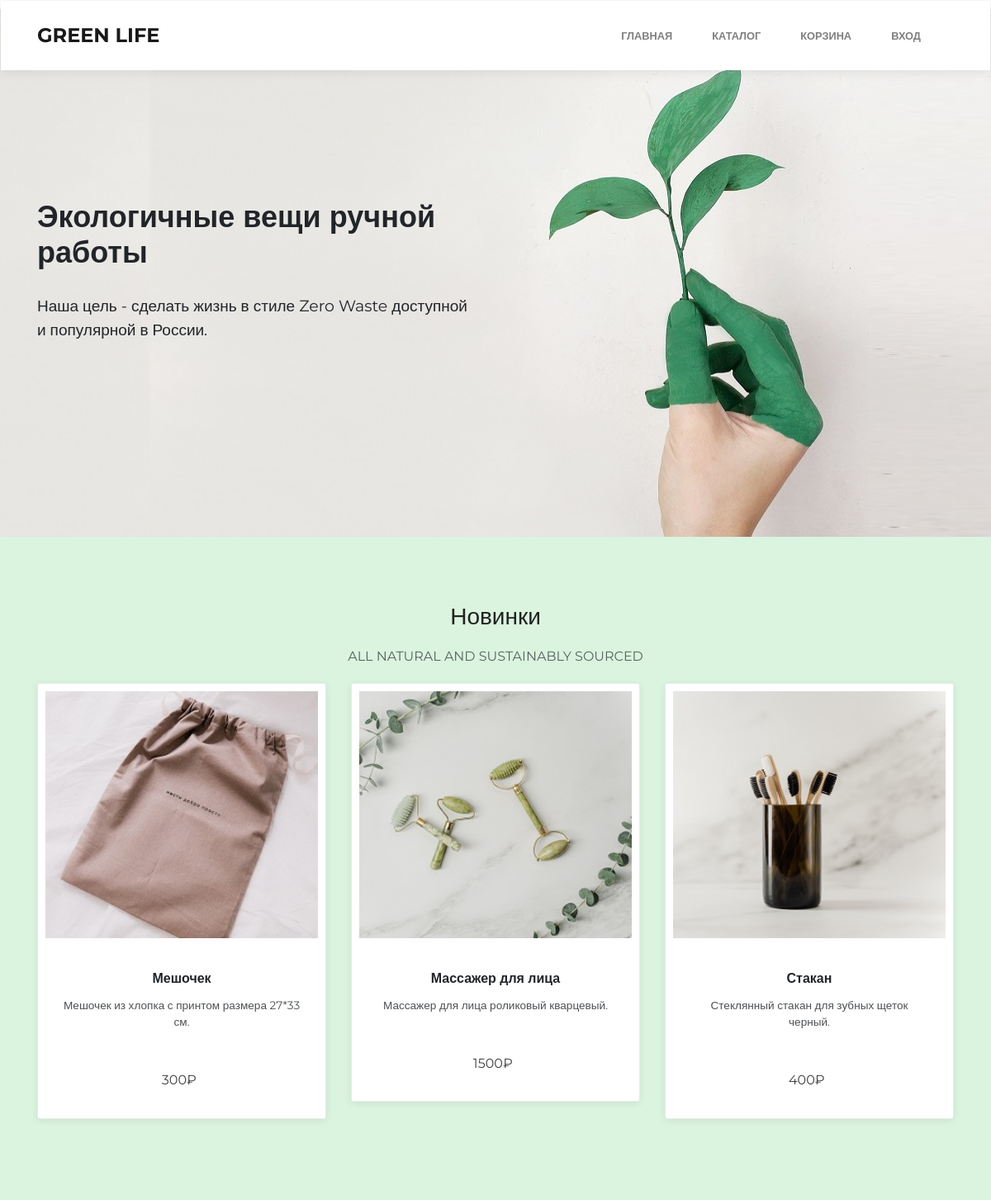
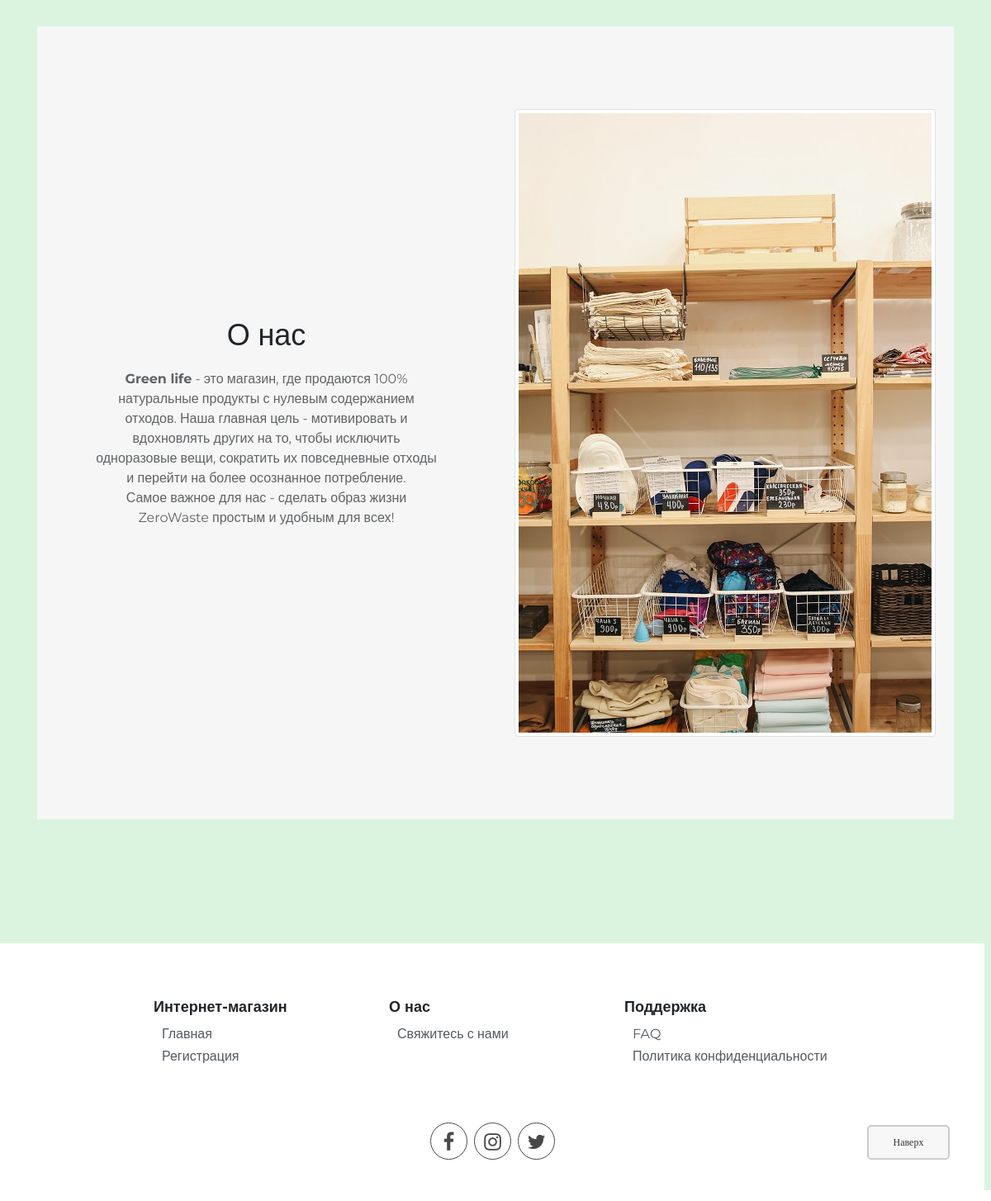
The page / on the database its author committed (2 pictures, top to bottom).
### tables this page shows
CREATE TABLE `new` (
  `id` int(11) NOT NULL,
  `title` varchar(255) NOT NULL,
  `image` varchar(255) NOT NULL,
  `price` int(11) NOT NULL,
  `description` varchar(255) NOT NULL
);

### index.php (the view, shortened to what this page needs)
<?php
include "databases.php";
$result = mysqli_query($link,"SELECT * FROM `new`");
while ($products = mysqli_fetch_assoc($result))
{
  $new[] = $products;
}
?>
<!DOCTYPE html>
<html>
<head>
    <link rel="stylesheet" href="assets/bootstrap/css/bootstrap.min.css">
    <link rel="stylesheet" href="assets/fonts/font-awesome.min.css">
    <link rel="stylesheet" href="assets/fonts/simple-line-icons.min.css">
    <link rel="stylesheet" href="https://cdnjs.cloudflare.com/ajax/libs/baguettebox.js/1.10.0/baguetteBox.min.css">
    <link rel="stylesheet" href="assets/css/styles.min.css">
</head>
<body>
    <nav class="navbar navbar-light navbar-expand-lg fixed-top bg-white clean-navbar" style="margin: 1px;margin-bottom: 2px;">
        <div class="container"><a class="navbar-brand logo" href="index.php"><strong>GREEN LIFE</strong></a>
            <div
                class="collapse navbar-collapse" id="navcol-1" style="margin-right: -0;">
                <ul class="nav navbar-nav ml-auto">
                    <li class="nav-item" role="presentation"><a class="nav-link" href="index.php">Главная</a></li>
                    <li class="nav-item" role="presentation"><a class="nav-link" href="catalog.php">Каталог</a></li>
                    <li class="nav-item" role="presentation"><a class="nav-link" href="cart.php">Корзина
                    <li class="nav-item" role="presentation"><a class="nav-link" href="login.php">Вход</a></li>
                </ul>
        </div>
        </div>
    </nav>
    <div class="but"><a href="#" title="Вернуться к началу" class="topbutton" style="text-decoration: none;">Наверх</a></div>
    <main class="page landing-page" style="background-image: url(assets/img/scenery/image1.jpg);margin-top: 11px;">
        <section class="clean-block clean-info dark" style="background-color: #f1f0ee;background-image:
        url(assets/img/12.png);font-size:
        19px;background-position: top;padding-bottom: 267px;background-size: auto;background-repeat: no-repeat;">
            <div class="container">
                <div class="block-heading" style="height: 0;"></div>
                <div class="row align-items-center" style="margin-right: -18px;margin-bottom: -47px;">
                    <div class="col" style="margin-top: 100px;">
                        <h3 class="text-left" style="margin-top: 50px; margin-bottom: 30px;"><strong>Экологичные вещи
                            ручной работы</strong></h3>
                        <p>Наша цель - сделать жизнь в стиле Zero Waste доступной<br>и популярной в России.<br></p>
                    </div>
                </div>
            </div>
        </section>
        <section class="clean-block features" style="background-color: #daf4df;">
            <div class="container">
                <div class="block-heading">
                    <h3 style="color: #222;">Новинки<br></h3>
                    <p style="margin-bottom: 20px;">ALL NATURAL AND SUSTAINABLY SOURCED<br></p>
                </div>
                <div class="row justify-content-center">
                  <?php
                    foreach ($new as $products)
                    {
                        ?>
                    <div class="col-sm-6 col-lg-4">
                        <div class="card clean-card text-center">
                        <img class="card-img-top w-100 d-block"src="assets/img/<?php echo $products['image'] ?>" style="padding: 9px;">
                            <div class="card-body info">
                                <h4 class="card-title"><?php echo $products['title'] ?></h4>
                                <p class="card-text"><?php echo $products['description'] ?><br></p>
                                <div class="icons"><a href="#">
                                <span style="color: black;"><br><?php echo $products['price'] ?>₽<br></span></a>
                                </div>
                            </div>
                        </div>
                    </div>
                              <?php
                                    }
                                    ?>
                </div>
            </div>
            <div class="container">
                <div class="block-heading">
                    <section class="clean-block clean-info dark" style="padding: -1px;margin-bottom: 150px; margin-top: 50px; padding-top: 100px;">
                        <div class="container">
                            <div class="row align-items-center" >
                                <div class="col-md-6">
                                    <h3>О нас<br></h3>
                                    <div class="getting-started-info">
                                        <p><br><b>Green life</b> - это магазин, где продаются 100% натуральные продукты с нулевым содержанием отходов. Наша главная цель - мотивировать и вдохновлять других на то, чтобы исключить одноразовые вещи, сократить их повседневные отходы и перейти на более осознанное потребление.<br>Самое важное для нас - сделать образ жизни ZeroWaste простым и удобным для всех!<br></p>
                                    </div>
                                </div>
                                <div class="col-md-6"><img class="img-thumbnail" src="assets/img/picture_4.jpg"></div>
                            </div>
                        </div>
                    </section>
                </div>
            </div>
            <footer class="page-footer" style="padding-top: 37px;padding-bottom: -61px;padding-left:
            5px;margin-right: 8px;margin-bottom: -113px;">
                <div class="container">
                    <div class="row" style=" justify-content: center">
                        <div class="col-sm-3">
                            <h5>Интернет-магазин</h5>
                            <ul>
                                <li><a href="index.php">Главная</a></li>
                                <li><a href="login.php">Регистрация</a></li>
                            </ul>
                        </div>
                        <div class="col-sm-3">
                            <h5>О нас</h5>
                            <ul>
                                <li><a href="contact.php">Свяжитесь с нами</a></li>
                            </ul>
                        </div>
                        <div class="col-sm-3">
                            <h5>Поддержка</h5>
                            <ul>
                                <li><a href="https://zerowastestore.com/pages/faqs" target="_blank">FAQ</a></li>
                                <li><a href="https://zerowastestore.com/pages/privacy-policy" target="_blank">Политика конфиденциальности</a></li>
                            </ul>
                        </div>
                    </div>
                </div>
                <div class="clean-block add-on social-icons">
                    <div class="icons">
                    <a href="https://www.facebook.com/"><i class="fa fa-facebook" ></i></a>
                    <a href="https://www.instagram.com/zerowastestore/"><i class="fa fa-instagram"></i></a>
                    <a href="https://twitter.com/explore"><i class="fa fa-twitter"></i></a></div>
                </div>
            </footer>
        </section>
    </main>
</body>
</html>

### index.php (style rules this page uses)
.topbutton { width:100px; z-index: 100; border:2px solid #ccc; background:#f7f7f7; text-align:center; padding:10px; position:fixed; bottom:50px; right:50px; cursor:pointer; color:#333; font-family:verdana; font-size:12px; border-radius: 5px; -moz-border-radius: 5px; -webkit-border-radius: 5px; -khtml-border-radius: 5px; }

### rows shown on the page
new: image (picture), title "Мешочек", description "Мешочек из хлопка с принтом размера 27*33 см.", price "300"
new: image (picture), title "Массажер для лица", description "Массажер для лица роликовый кварцевый.", price "1500"
new: image (picture), title "Стакан", description "Стеклянный стакан для зубных щеток черный.", price "400"
